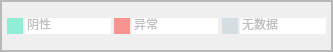
                 <widget class="QFrame" name="frame_13">
                  <property name="maximumSize">
                   <size>
                    <width>16777215</width>
                    <height>52</height>
                   </size>
                  </property>
                  <property name="frameShape">
                   <enum>QFrame::StyledPanel</enum>
                  </property>
                  <property name="frameShadow">
                   <enum>QFrame::Raised</enum>
                  </property>
                  <layout class="QHBoxLayout" name="horizontalLayout_9">
                   <property name="spacing">
                    <number>0</number>
                   </property>
                   <property name="leftMargin">
                    <number>0</number>
                   </property>
                   <property name="topMargin">
                    <number>0</number>
                   </property>
                   <property name="rightMargin">
                    <number>0</number>
                   </property>
                   <property name="bottomMargin">
                    <number>0</number>
                   </property>
                   <item>
                    <widget class="QFrame" name="frame_5">
                     <property name="minimumSize">
                      <size>
                       <width>331</width>
                       <height>50</height>
                      </size>
                     </property>
                     <property name="maximumSize">
                      <size>
                       <width>331</width>
                       <height>50</height>
                      </size>
                     </property>
                     <property name="frameShape">
                      <enum>QFrame::StyledPanel</enum>
                     </property>
                     <property name="frameShadow">
                      <enum>QFrame::Raised</enum>
                     </property>
                     <layout class="QHBoxLayout" name="horizontalLayout_3">
                      <property name="spacing">
                       <number>0</number>
                      </property>
                      <property name="leftMargin">
                       <number>5</number>
                      </property>
                      <property name="topMargin">
                       <number>5</number>
                      </property>
                      <property name="rightMargin">
                       <number>5</number>
                      </property>
                      <property name="bottomMargin">
                       <number>5</number>
                      </property>
                      <item>
                       <layout class="QHBoxLayout" name="horizontalLayout_6" stretch="1,5">
                        <property name="spacing">
                         <number>2</number>
                        </property>
                        <item>
                         <widget class="QLineEdit" name="lineEdit_7">
                          <property name="enabled">
                           <bool>false</bool>
                          </property>
                          <property name="minimumSize">
                           <size>
                            <width>16</width>
                            <height>16</height>
                           </size>
                          </property>
                          <property name="maximumSize">
                           <size>
                            <width>16</width>
                            <height>16</height>
                           </size>
                          </property>
                          <property name="styleSheet">
                           <string notr="true">border:none;
background-color: #8fefd6;</string>
                          </property>
                         </widget>
                        </item>
                        <item>
                         <widget class="QLineEdit" name="lineEdit_8">
                          <property name="enabled">
                           <bool>false</bool>
                          </property>
                          <property name="styleSheet">
                           <string notr="true">border:none;</string>
                          </property>
                          <property name="text">
                           <string>阴性</string>
                          </property>
                         </widget>
                        </item>
                       </layout>
                      </item>
                      <item>
                       <layout class="QHBoxLayout" name="horizontalLayout_7" stretch="1,5">
                        <property name="spacing">
                         <number>2</number>
                        </property>
                        <property name="leftMargin">
                         <number>3</number>
                        </property>
                        <item>
                         <widget class="QLineEdit" name="lineEdit_9">
                          <property name="enabled">
                           <bool>false</bool>
                          </property>
                          <property name="minimumSize">
                           <size>
                            <width>16</width>
                            <height>16</height>
                           </size>
                          </property>
                          <property name="maximumSize">
                           <size>
                            <width>16</width>
                            <height>16</height>
                           </size>
                          </property>
                          <property name="styleSheet">
                           <string notr="true">
border:none;
background-color: #f9938f;</string>
                          </property>
                         </widget>
                        </item>
                        <item>
                         <widget class="QLineEdit" name="lineEdit_10">
                          <property name="enabled">
                           <bool>false</bool>
                          </property>
                          <property name="styleSheet">
                           <string notr="true">border:none;</string>
                          </property>
                          <property name="text">
                           <string>异常</string>
                          </property>
                         </widget>
                        </item>
                       </layout>
                      </item>
                      <item>
                       <layout class="QHBoxLayout" name="horizontalLayout_5" stretch="1,5">
                        <property name="spacing">
                         <number>2</number>
                        </property>
                        <property name="leftMargin">
                         <number>4</number>
                        </property>
                        <item>
                         <widget class="QLineEdit" name="lineEdit_5">
                          <property name="enabled">
                           <bool>false</bool>
                          </property>
                          <property name="minimumSize">
                           <size>
                            <width>16</width>
                            <height>16</height>
                           </size>
                          </property>
                          <property name="maximumSize">
                           <size>
                            <width>16</width>
                            <height>16</height>
                           </size>
                          </property>
                          <property name="styleSheet">
                           <string notr="true">background-color: #d4dde1;
border:none</string>
                          </property>
                         </widget>
                        </item>
                        <item>
                         <widget class="QLineEdit" name="lineEdit_6">
                          <property name="enabled">
                           <bool>false</bool>
                          </property>
                          <property name="styleSheet">
                           <string notr="true">border:none;</string>
                          </property>
                          <property name="text">
                           <string>无数据</string>
                          </property>
                         </widget>
                        </item>
                       </layout>
                      </item>
                     </layout>
                    </widget>
                   </item>
                  </layout>
                 </widget>
